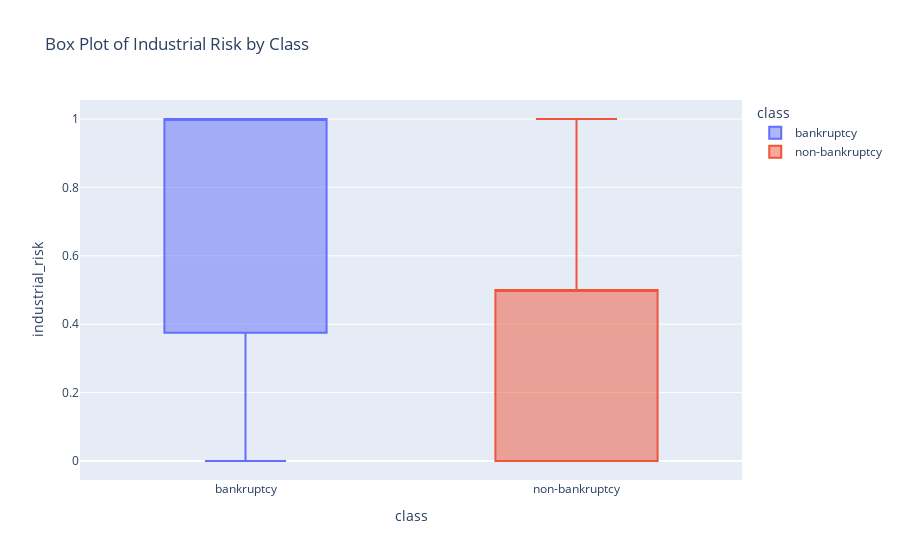

Notebook code cell kept with this figure:
### Code cell
# Chart 2: Box plot for industrial_risk grouped by class
fig2 = px.box(data, x='class', y='industrial_risk', color='class',title="Box Plot of Industrial Risk by Class")
fig2.show()

### Figure 1 — Plotly figure (JSON) as saved in the notebook; plotly's stock layout.template omitted (floating-point values rounded to 4 significant figures)
{"data": [{"alignmentgroup": "True", "hovertemplate": "class=%{x}<br>industrial_risk=%{y}<extra></extra>", "legendgroup": "bankruptcy", "marker": {"color": "#636efa"}, "name": "bankruptcy", "notched": false, "offsetgroup": "bankruptcy", "orientation": "v", "showlegend": true, "type": "box", "x": ["bankruptcy", "bankruptcy", "bankruptcy", "bankruptcy", "bankruptcy", "bankruptcy", "bankruptcy", "bankruptcy", "bankruptcy", "bankruptcy", "bankruptcy", "bankruptcy", "bankruptcy", "bankruptcy", "bankruptcy", "bankruptcy", "bankruptcy", "bankruptcy", "bankruptcy", "bankruptcy", "bankruptcy", "bankruptcy", "bankruptcy", "bankruptcy", "bankruptcy"], "x0": " ", "xaxis": "x", "y": [0.5, 0, 1, 0.5, 1, 1, 1, 1, 1, 1, 1, 0.5, 0, 0.5, 0, 0, 0, 1, 0.5, 0, 0.5, 1, 1, 1, 1], "y0": " ", "yaxis": "y"}, {"alignmentgroup": "True", "hovertemplate": "class=%{x}<br>industrial_risk=%{y}<extra></extra>", "legendgroup": "non-bankruptcy", "marker": {"color": "#EF553B"}, "name": "non-bankruptcy", "notched": false, "offsetgroup": "non-bankruptcy", "orientation": "v", "showlegend": true, "type": "box", "x": ["non-bankruptcy", "non-bankruptcy", "non-bankruptcy", "non-bankruptcy", "non-bankruptcy", "non-bankruptcy", "non-bankruptcy", "non-bankruptcy", "non-bankruptcy", "non-bankruptcy", "non-bankruptcy", "non-bankruptcy", "non-bankruptcy", "non-bankruptcy", "non-bankruptcy", "non-bankruptcy", "non-bankruptcy", "non-bankruptcy", "non-bankruptcy", "non-bankruptcy", "non-bankruptcy", "non-bankruptcy", "non-bankruptcy", "non-bankruptcy", "non-bankruptcy", "non-bankruptcy", "non-bankruptcy", "non-bankruptcy", "non-bankruptcy", "non-bankruptcy", "non-bankruptcy", "non-bankruptcy", "non-bankruptcy", "non-bankruptcy", "non-bankruptcy", "non-bankruptcy", "non-bankruptcy", "non-bankruptcy", "non-bankruptcy", "non-bankruptcy", "non-bankruptcy", "non-bankruptcy", "non-bankruptcy", "non-bankruptcy", "non-bankruptcy", "non-bankruptcy", "non-bankruptcy", "non-bankruptcy", "non-bankruptcy", "non-bankruptcy", "non-bankruptcy", "non-bankruptcy", "non-bankruptcy", "non-bankruptcy", "non-bankruptcy", "non-bankruptcy", "non-bankruptcy", "non-bankruptcy", "non-bankruptcy", "non-bankruptcy", "non-bankruptcy", "non-bankruptcy", "non-bankruptcy", "non-bankruptcy", "non-bankruptcy", "non-bankruptcy", "non-bankruptcy", "non-bankruptcy", "non-bankruptcy", "non-bankruptcy", "non-bankruptcy", "non-bankruptcy", "non-bankruptcy", "non-bankruptcy", "non-bankruptcy", "non-bankruptcy", "non-bankruptcy", "non-bankruptcy"], "x0": " ", "xaxis": "x", "y": [0, 1, 0.5, 0, 1, 0.5, 0, 0, 0, 0, 0, 0, 1, 1, 1, 1, 1, 1, 0.5, 0.5, 0.5, 0.5, 0.5, 0.5, 0, 1, 0, 0, 1, 0, 1, 0, 1, 1, 0, 1, 0.5, 0.5, 0.5, 0.5, 1, 0.5, 0.5, 1, 1, 0, 0.5, 0.5, 0.5, 0, 0.5, 0.5, 0.5, 0.5, 0.5, 0.5, 0.5, 1, 1, 0.5, 0, 0.5, 0, 0, 0, 0, 0, 0, 0, 0.5, 0, 0.5, 0.5, 0, 0, 0, 0.5, 0], "y0": " ", "yaxis": "y"}], "layout": {"boxmode": "overlay", "legend": {"title": {"text": "class"}, "tracegroupgap": 0}, "title": {"text": "Box Plot of Industrial Risk by Class"}, "xaxis": {"anchor": "y", "categoryarray": ["bankruptcy", "non-bankruptcy"], "categoryorder": "array", "domain": [0, 1], "title": {"text": "class"}}, "yaxis": {"anchor": "x", "domain": [0, 1], "title": {"text": "industrial_risk"}}}}
